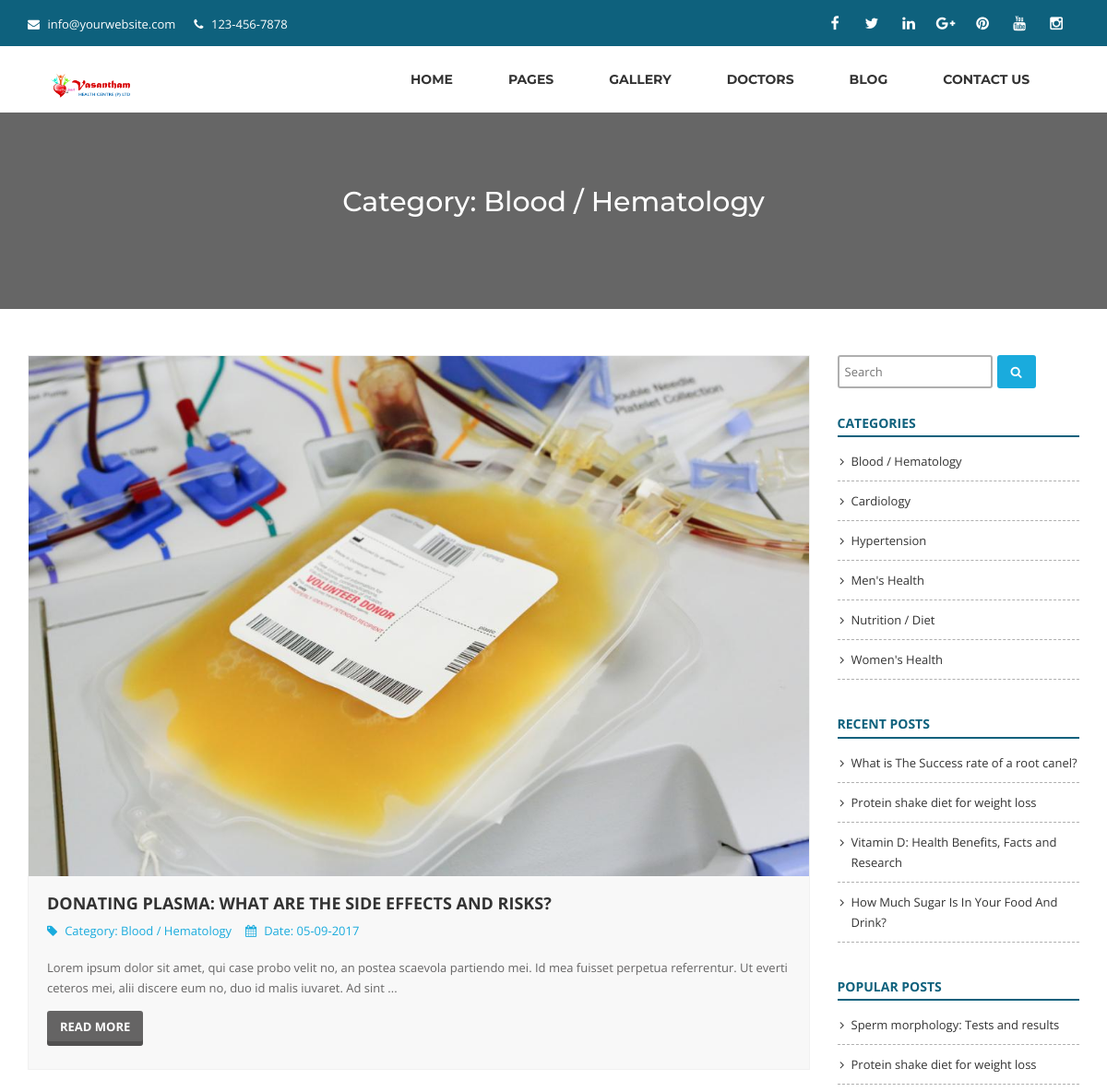
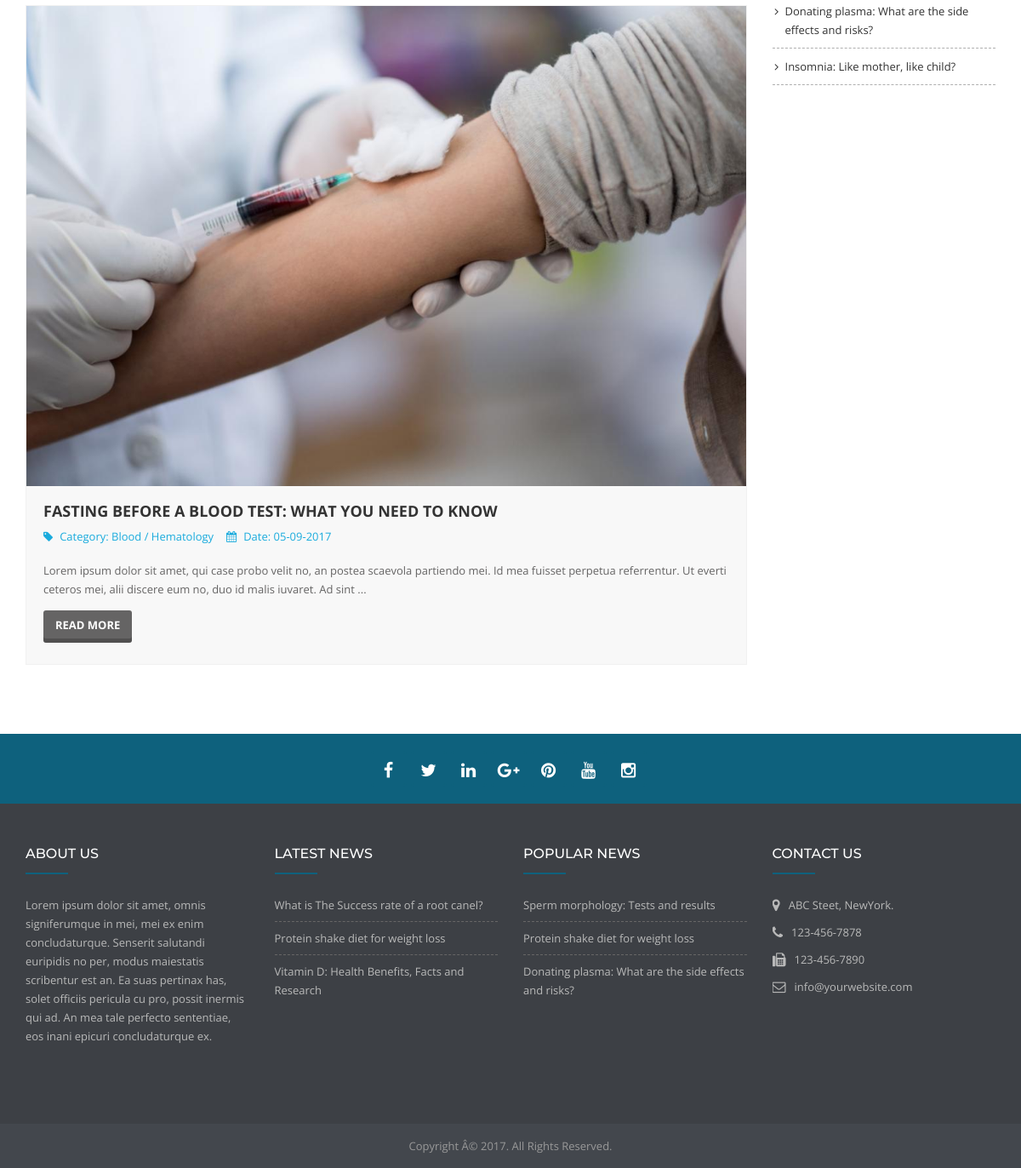
/backend/category/blood-hematology, run on the app's committed database (2 pictures, top to bottom).
### tables this page shows
CREATE TABLE `settings` (
  `id` int(11) NOT NULL,
  `logo` varchar(255) NOT NULL,
  `favicon` varchar(255) NOT NULL,
  `footer_about` text NOT NULL,
  `footer_copyright` text NOT NULL,
  `contact_address` text NOT NULL,
  `contact_email` varchar(255) NOT NULL,
  `contact_phone` varchar(255) NOT NULL,
  `contact_fax` varchar(255) NOT NULL,
  `contact_map_iframe` text NOT NULL,
  `receive_email` varchar(255) NOT NULL,
  `receive_email_subject` varchar(255) NOT NULL,
  `receive_email_thank_you_message` text NOT NULL,
  `total_recent_news_footer` int(10) NOT NULL,
  `total_popular_news_footer` int(10) NOT NULL,
  `total_recent_news_sidebar` int(11) NOT NULL,
  `total_popular_news_sidebar` int(11) NOT NULL,
  `total_recent_news_home_page` int(11) NOT NULL,
  `meta_title_home` text NOT NULL,
  `meta_keyword_home` text NOT NULL,
  `meta_description_home` text NOT NULL,
  `home_title_service` varchar(255) NOT NULL,
  `home_subtitle_service` varchar(255) NOT NULL,
  `home_status_service` int(11) NOT NULL,
  `home_title_department` varchar(255) NOT NULL,
  `home_subtitle_department` varchar(255) NOT NULL,
  `home_status_department` int(11) NOT NULL,
  `home_title_doctor` varchar(255) NOT NULL,
  `home_subtitle_doctor` varchar(255) NOT NULL,
  `home_status_doctor` int(11) NOT NULL,
  `home_title_pricing` varchar(255) NOT NULL,
  `home_subtitle_pricing` varchar(255) NOT NULL,
  `home_status_pricing` int(11) NOT NULL,
  `home_title_testimonial` varchar(255) NOT NULL,
  `home_subtitle_testimonial` varchar(255) NOT NULL,
  `home_status_testimonial` int(11) NOT NULL,
  `home_title_news` varchar(255) NOT NULL,
  `home_subtitle_news` varchar(255) NOT NULL,
  `home_status_news` int(11) NOT NULL,
  `home_title_partner` varchar(255) NOT NULL,
  `home_subtitle_partner` varchar(255) NOT NULL,
  `home_status_partner` int(11) NOT NULL,
  `color` varchar(20) NOT NULL
);

CREATE TABLE `social` (
  `social_id` int(11) NOT NULL,
  `social_name` varchar(30) NOT NULL,
  `social_url` varchar(255) NOT NULL,
  `social_icon` varchar(30) NOT NULL
);

CREATE TABLE `menu` (
  `menu_id` int(11) NOT NULL,
  `menu_type` varchar(255) NOT NULL,
  `menu_name` varchar(255) NOT NULL,
  `category_or_page_slug` varchar(255) NOT NULL,
  `menu_order` int(11) NOT NULL,
  `menu_parent` int(11) NOT NULL,
  `menu_url` varchar(255) NOT NULL
);

CREATE TABLE `category` (
  `category_id` int(11) NOT NULL,
  `category_name` varchar(255) NOT NULL,
  `category_slug` varchar(255) NOT NULL,
  `meta_title` varchar(255) NOT NULL,
  `meta_keyword` text NOT NULL,
  `meta_description` text NOT NULL
);

CREATE TABLE `news` (
  `news_id` int(11) NOT NULL,
  `news_title` varchar(255) NOT NULL,
  `news_slug` varchar(255) NOT NULL,
  `news_content` text NOT NULL,
  `news_date` varchar(255) NOT NULL,
  `photo` varchar(255) NOT NULL,
  `category_id` int(11) NOT NULL,
  `publisher` varchar(255) NOT NULL,
  `total_view` int(11) NOT NULL,
  `meta_title` varchar(255) NOT NULL,
  `meta_keyword` text NOT NULL,
  `meta_description` text NOT NULL
);

### backend/category.php (the view, shortened to what this page needs)
<?php require_once('header.php'); ?>
<?php
$statement = $pdo->prepare("SELECT * FROM category WHERE category_slug=?");
$statement->execute(array($_REQUEST['slug']));
$result = $statement->fetchAll(PDO::FETCH_ASSOC);
foreach ($result as $row) {
	$category_name = $row['category_name'];
	$category_slug = $row['category_slug'];
	$category_id = $row['category_id'];
}
?>
<div class="page-banner" style="background:none;">
	<div class="overlay"></div>
	<div class="container">
		<div class="row">
			<div class="col-md-12">
				<div class="banner-text">
					<h1>Category: <?php echo $category_name; ?></h1>
				</div>
			</div>
		</div>
	</div>
</div>
<section class="blog">
	<div class="container">
		<div class="row">
			<div class="col-md-9">
				<div class="blog-grid">
					<div class="row">
						<div class="col-md-12">
							<?php
							$statement = $pdo->prepare("SELECT * FROM news WHERE category_id=?");
							$statement->execute(array($category_id));
							$total = $statement->rowCount();
							?>
							<?php if (!$total) : ?>
								<p style="color:red;">Sorry! No News is found.</p>
							<?php else : ?>
								<?php
								$limit = 5;
								$page = @$_GET['page'];
								if ($page)
									$start = ($page - 1) * $limit;
								else
									$start = 0;
								$statement = $pdo->prepare("SELECT * FROM news WHERE category_id=? LIMIT $start, $limit");
								$statement->execute(array($category_id));
								$result = $statement->fetchAll(PDO::FETCH_ASSOC);
								?>
								<?php
								foreach ($result as $row) {
								?>
									<div class="post-item">
										<div class="image-holder">
											<img class="img-responsive" src="<?php echo BASE_URL; ?>assets/uploads/<?php echo $row['photo']; ?>" alt="<?php echo $row['news_title']; ?>">
										</div>
										<div class="text">
											<h3><a href="<?php echo BASE_URL; ?>news/<?php echo $row['news_slug']; ?>"><?php echo $row['news_title']; ?></a></h3>
											<ul class="status">
												<li><i class="fa fa-tag"></i>Category: <a href="<?php echo BASE_URL; ?>category/<?php echo $category_slug; ?>"><?php echo $category_name; ?></a></li>
												<li><i class="fa fa-calendar"></i>Date: <?php echo $row['news_date']; ?></li>
											</ul>
											<p>
												<?php echo substr($row['news_content'], 0, 200) . ' ...'; ?>
											</p>
											<p class="button">
												<a href="<?php echo BASE_URL; ?>news/<?php echo $row['news_slug']; ?>">Read More</a>
											</p>
										</div>
									</div>
								<?php
								}
								?>
							<?php endif; ?>
						</div>
						<div class="col-md-12">
						</div>
					</div>
				</div>
			</div>
			<div class="col-md-3">
				<?php require_once('sidebar.php'); ?>
			</div>
		</div>
	</div>
</section>
<?php require_once('footer.php'); ?>

### backend/header.php (shortened to what this page needs)
<?php
include("admin/config.php");
?>
<?php
$statement = $pdo->prepare("SELECT * FROM settings WHERE id=1");
$statement->execute();
$result = $statement->fetchAll(PDO::FETCH_ASSOC);
foreach ($result as $row)
{
	$logo = $row['logo'];
	$contact_email = $row['contact_email'];
	$contact_phone = $row['contact_phone'];
}
?>
<!DOCTYPE html>
<html dir="ltr" lang="en">
<head>
	<?php
	$cur_page = substr($_SERVER["SCRIPT_NAME"],strrpos($_SERVER["SCRIPT_NAME"],"/")+1);
	if($cur_page == 'category.php')
	{
		$statement = $pdo->prepare("SELECT * FROM category WHERE category_slug=?");
		$statement->execute(array($_REQUEST['slug']));
		$result = $statement->fetchAll(PDO::FETCH_ASSOC);
	}
	?>
	<link rel="stylesheet" href="<?php echo BASE_URL; ?>assets/css/bootstrap.min.css">
	<link rel="stylesheet" href="<?php echo BASE_URL; ?>assets/css/slicknav.css">
	<link rel="stylesheet" href="<?php echo BASE_URL; ?>assets/css/superfish.css">
	<link rel="stylesheet" href="<?php echo BASE_URL; ?>assets/css/animate.css">
	<link rel="stylesheet" href="<?php echo BASE_URL; ?>assets/css/jquery.bxslider.css">
	<link rel="stylesheet" href="<?php echo BASE_URL; ?>assets/css/hover.css">
	<link rel="stylesheet" href="<?php echo BASE_URL; ?>assets/css/magnific-popup.css">
	<link rel="stylesheet" href="<?php echo BASE_URL; ?>assets/css/style.css">
	<link rel="stylesheet" href="<?php echo BASE_URL; ?>assets/css/responsive.css">
</head>
<body>
	<div class="page-wrapper">
		<div class="top-bar">
			<div class="container">
				<div class="row">
					<div class="col-md-4 top-contact">
						<div class="list">
							<i class="fa fa-envelope"></i> <a href="mailto:<?php echo $contact_email; ?>"><?php echo $contact_email; ?></a>
						</div>
						<div class="list">
							<i class="fa fa-phone"></i> <?php echo $contact_phone; ?>
						</div>
					</div>
					<div class="col-md-8 top-social">
						<ul>
							<?php
							$statement = $pdo->prepare("SELECT * FROM social");
							$statement->execute();
							$result = $statement->fetchAll(PDO::FETCH_ASSOC);
							foreach ($result as $row)
							{
								if($row['social_url']!='')
								{
									echo '<li><a href="'.$row['social_url'].'"><i class="'.$row['social_icon'].'"></i></a></li>';
								}
							}
							?>
						</ul>
					</div>
				</div>
			</div>
		</div>
		<header>
			<div class="container">
				<div class="row">
					<div class="col-md-4 logo">
						<a href="<?php echo BASE_URL; ?>"><img src="<?php echo BASE_URL; ?>assets/uploads/<?php echo $logo; ?>" alt=""></a>
					</div>
					<div class="col-md-8 nav-wrapper">
						<div class="nav">
							<ul class="sf-menu">
								<?php
								$statement = $pdo->prepare("SELECT * FROM menu ORDER BY menu_order ASC");
								$statement->execute();
								$result = $statement->fetchAll(PDO::FETCH_ASSOC);
								foreach ($result as $row)
								{
									echo '<li>';
									if($row['menu_parent']==0)
									{
										if($row['menu_type']=='Page')
										{
											echo '
											<a href="'.BASE_URL.'page/'.$row['category_or_page_slug'].'">
												<span class="menu-title">
													'.$row['menu_name'].'
												</span>
											</a>
											';
										}
										if($row['menu_type']=='Other')
										{
											echo '<a href="'.$row['menu_url'].'">';
											echo '
												<span class="menu-title">
													'.$row['menu_name'].'
												</span>
												';
											echo '</a>';
										}
									}
									echo '</li>';
								}
								?>
							</ul>
						</div>
					</div>
				</div>
			</div>
		</header>

### backend/sidebar.php
<div class="sidebar">
	<div class="widget widget-search">
		<form action="<?php echo BASE_URL; ?>search" method="post">
			<input type="text" name="search_string" placeholder="Search">
			<button type="submit"><i class="fa fa-search"></i></button>
		</form>
	</div>
	<div class="widget">
		<?php
		$statement = $pdo->prepare("SELECT * FROM settings WHERE id=1");
		$statement->execute();
		$result = $statement->fetchAll(PDO::FETCH_ASSOC);
		foreach ($result as $row) {
			$total_recent_news_sidebar = $row['total_recent_news_sidebar'];
			$total_popular_news_sidebar = $row['total_popular_news_sidebar'];
		}
		?>
		<h4>Categories</h4>
		<ul>
			<?php
			$statement = $pdo->prepare("SELECT * FROM category ORDER BY category_name ASC");
			$statement->execute();
			$result = $statement->fetchAll(PDO::FETCH_ASSOC);
			foreach ($result as $row) {
				?>
				<li><a href="<?php echo BASE_URL; ?>category/<?php echo $row['category_slug']; ?>"><?php echo $row['category_name']; ?></a></li>
				<?php
			}
			?>
		</ul>
	</div>
	<div class="widget">
		<h4>Recent Posts</h4>
		<ul>
			<?php
			$i=0;
			$statement = $pdo->prepare("SELECT * FROM news ORDER BY news_id DESC");
			$statement->execute();
			$result = $statement->fetchAll(PDO::FETCH_ASSOC);
			foreach ($result as $row) {
				$i++;
				if($i>$total_recent_news_sidebar) {break;}
				?>
				<li><a href="<?php echo BASE_URL; ?>news/<?php echo $row['news_slug']; ?>"><?php echo $row['news_title']; ?></a></li>
				<?php
			}
			?>
		</ul>
	</div>
	<div class="widget">
		<h4>Popular Posts</h4>
		<ul>
			<?php
			$i=0;
			$statement = $pdo->prepare("SELECT * FROM news ORDER BY total_view DESC");
			$statement->execute();
			$result = $statement->fetchAll(PDO::FETCH_ASSOC);
			foreach ($result as $row) {
				$i++;
				if($i>$total_popular_news_sidebar) {break;}
				?>
				<li><a href="<?php echo BASE_URL; ?>news/<?php echo $row['news_slug']; ?>"><?php echo $row['news_title']; ?></a></li>
				<?php
			}
			?>
		</ul>
	</div>
</div>

### backend/footer.php (shortened to what this page needs)
		<?php
		$statement = $pdo->prepare("SELECT * FROM settings WHERE id=1");
		$statement->execute();
		$result = $statement->fetchAll(PDO::FETCH_ASSOC);
		foreach ($result as $row)
		{
			$footer_about                = $row['footer_about'];
			$footer_copyright            = $row['footer_copyright'];
			$contact_address             = $row['contact_address'];
			$contact_email               = $row['contact_email'];
			$contact_phone               = $row['contact_phone'];
			$contact_fax                 = $row['contact_fax'];
			$total_recent_news_footer    = $row['total_recent_news_footer'];
			$total_popular_news_footer   = $row['total_popular_news_footer'];
		}
		?>
		<section class="footer-social">
			<div class="container">
				<div class="row">
					<div class="col-md-12">
						<div class="item">
							<ul>
								<?php
								$statement = $pdo->prepare("SELECT * FROM social");
								$statement->execute();
								$result = $statement->fetchAll(PDO::FETCH_ASSOC);
								foreach ($result as $row)
								{
									if($row['social_url']!='')
									{
										echo '<li><a href="'.$row['social_url'].'"><i class="'.$row['social_icon'].'"></i></a></li>';
									}
								}
								?>
							</ul>
						</div>
					</div>
				</div>
			</div>
		</section>
		<section class="footer-main">
			<div class="container">
				<div class="row">
					<div class="col-sm-6 col-md-3 col-lg-3 footer-col">
						<h3>About Us</h3>
						<p>
							<?php echo nl2br($footer_about); ?>
						</p>
					</div>
					<div class="col-sm-6 col-md-3 col-lg-3 footer-col">
						<h3>Latest News</h3>
						<?php
						$i=0;
						$statement = $pdo->prepare("SELECT * FROM news ORDER BY news_id DESC");
						$statement->execute();
						$result = $statement->fetchAll(PDO::FETCH_ASSOC);
						foreach ($result as $row) {
							$i++;
							if($i>$total_recent_news_footer) {break;}
							?>
							<div class="news-item">
								<div class="news-title"><a href="<?php echo BASE_URL; ?>news/<?php echo $row['news_slug']; ?>"><?php echo $row['news_title']; ?></a></div>
							</div>
							<?php
						}
						?>
					</div>
					<div class="col-sm-6 col-md-3 col-lg-3 footer-col">
						<h3>Popular News</h3>
						<?php
						$i=0;
						$statement = $pdo->prepare("SELECT * FROM news ORDER BY total_view DESC");
						$statement->execute();
						$result = $statement->fetchAll(PDO::FETCH_ASSOC);
						foreach ($result as $row) {
							$i++;
							if($i>$total_popular_news_footer) {break;}
							?>
							<div class="news-item">
								<div class="news-title"><a href="<?php echo BASE_URL; ?>news/<?php echo $row['news_slug']; ?>"><?php echo $row['news_title']; ?></a></div>
							</div>
							<?php
						}
						?>
					</div>
					<div class="col-sm-6 col-md-3 col-lg-3 footer-col">
						<h3>Contact Us</h3>
						<div class="contact-item">
							<div class="icon"><i class="fa fa-map-marker"></i></div>
							<div class="text"><?php echo $contact_address; ?></div>
						</div>
						<div class="contact-item">
							<div class="icon"><i class="fa fa-phone"></i></div>
							<div class="text"><?php echo $contact_phone; ?></div>
						</div>
						<div class="contact-item">
							<div class="icon"><i class="fa fa-fax"></i></div>
							<div class="text"><?php echo $contact_fax; ?></div>
						</div>
						<div class="contact-item">
							<div class="icon"><i class="fa fa-envelope-o"></i></div>
							<div class="text"><?php echo $contact_email; ?></div>
						</div>
					</div>
				</div>
			</div>
		</section>
		<section class="footer-bottom">
			<div class="container">
				<div class="row">
					<div class="col-md-12 copyright" style="text-align: center;">
						<?php echo $footer_copyright; ?>
					</div>
				</div>
			</div>
		</section>
	</div>
</body>
</html>

### backend/assets/css/superfish.css (style rules this page uses)
.sf-menu, .sf-menu * { margin: 0; padding: 0; list-style: none; }
.sf-menu li { position: relative; }
.sf-menu > li { float: left; }
.sf-menu a { display: block; position: relative; }
.sf-menu { float: left; margin-bottom: 1em; }
.sf-menu a { border-left: 1px solid #fff; border-top: 1px solid #dFeEFF; border-top: 1px solid rgba(255,255,255,.5); padding: .75em 1em; text-decoration: none; zoom: 1; }
.sf-menu a { color: #13a; }
.sf-menu li { background: #BDD2FF; white-space: nowrap; *white-space: normal; -webkit-transition: background .2s; transition: background .2s; }

### backend/assets/css/responsive.css (style rules this page uses)
* { margin: 0; padding: 0; border: 0; outline: none; }
@media only screen and (min-width: 750px) { header .nav-wrapper, .nav-wrapper .nav { display: block!important; } }

### data on the page
settings: contact_email "info@yourwebsite.com", contact_phone "123-456-7878", logo (picture), footer_about "Lorem ipsum dolor sit amet, omnis signiferumque in mei, mei ex enim concludaturque. Senserit salutandi euripidis no per, modus maiestatis scribentur est an. Ea suas pertinax has, solet officiis pericula cu pro, possit inermis qui ad. An mea tale perfecto sententiae, eos inani epicuri concludaturque ex.", contact_address "ABC Steet, NewYork.", contact_fax "123-456-7890", footer_copyright "Copyright Â© 2017. All Rights Reserved."
menu: menu_name "HOME"
menu: menu_name "PAGES"
menu: menu_name "GALLERY"
menu: menu_name "DOCTORS"
menu: menu_name "BLOG"
menu: menu_name "CONTACT US"
category: category_name "Blood / Hematology"
news: photo (picture), news_title "DONATING PLASMA: WHAT ARE THE SIDE EFFECTS AND RISKS?", category.category_name "Blood / Hematology", news_date "05-09-2017", news_content "Lorem ipsum dolor sit amet, qui case probo velit no, an postea scaevola partiendo mei. Id mea fuisset perpetua referrentur. Ut everti ceteros mei, alii discere eum no, duo id malis iuvaret. Ad sint", news_title "Donating plasma: What are the side effects and risks?"
news: photo (picture), news_title "FASTING BEFORE A BLOOD TEST: WHAT YOU NEED TO KNOW", category.category_name "Blood / Hematology", news_date "05-09-2017", news_content "Lorem ipsum dolor sit amet, qui case probo velit no, an postea scaevola partiendo mei. Id mea fuisset perpetua referrentur. Ut everti ceteros mei, alii discere eum no, duo id malis iuvaret. Ad sint"
category: category_name "Cardiology"
category: category_name "Hypertension"
category: category_name "Men's Health"
category: category_name "Nutrition / Diet"
category: category_name "Women's Health"
news: news_title "What is The Success rate of a root canel?"
news: news_title "Protein shake diet for weight loss"
news: news_title "Vitamin D: Health Benefits, Facts and Research"
news: news_title "How Much Sugar Is In Your Food And Drink?"
news: news_title "Sperm morphology: Tests and results"
news: news_title "Insomnia: Like mother, like child?"
